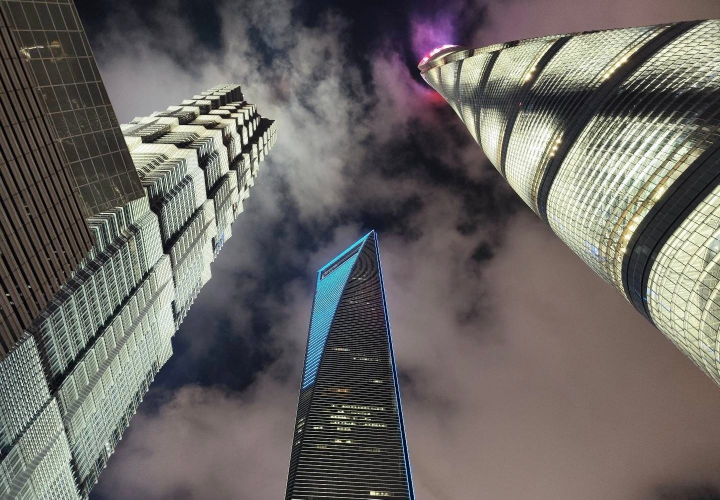
#> input picture hero/lujiazui-source.jpg, 1440 x 999 px (shown at 1/2 size)
$ python build-hero.py
#> lines starting #> are read from the running program, lines starting #| are printed output that depends on the picture
"""Hero plate generation. Dev-only; the site never runs this.

The source is the owner's own photograph (a looking-up frame of the Lujiazui
towers). Six files come out of it: the three full-colour cuts the page used
until the palette was rebuilt, and the three duotone cuts it uses now.

  hero/lujiazui.jpg        the whole frame, 1440x999. The delivered file is
                           already 1440px wide, so nothing here is upscaled
                           and nothing is invented.
  hero/lujiazui-1200.jpg   the same frame at 1200w for narrower desktops.
  hero/lujiazui-tall.jpg   a native portrait slice, 462x999, for viewports
                           under 3/4 aspect. It is the SAME pixels
                           centre-cropped, not the wide frame stretched, so a
                           phone gets a real 1:2.16 window instead of a 1:1.44
                           picture squashed through object-fit.

  hero/lujiazui-duo*.jpg   the same three cuts with the plate's LUMINANCE
                           mapped onto the palette's blue ramp. index.html
                           loads these, not the full-colour pair above, which
                           stay in the repo the way hero/nebula*.jpg does.

Why the grade is baked here and not written as a CSS filter: the plate is the
one image the interface is allowed to recolour, and a `filter` on it would be
the first runtime filter on the site. Grading offline also means the browser
gets one plain JPEG, no extra composite, and the ramp is reproducible.

Quality 86 / 4:2:0 / progressive for the colour cuts, 88 for the duo (the
duotone has no chroma noise to hide, and it is the one that ships). No
sharpening, no colour grade beyond what each family above states.

Usage:  .venv/Scripts/python.exe archive/hero-refresh/build-hero.py
"""
import os
from PIL import Image, ImageEnhance, ImageOps

ROOT = os.path.dirname(os.path.dirname(os.path.dirname(os.path.abspath(__file__))))
SRC = os.path.join(ROOT, "hero", "lujiazui-source.jpg")
OUT = os.path.join(ROOT, "hero")

# the tall cut's aspect. 390x844 is 1:2.164; the slice keeps a hair more width
# so object-fit: cover trims 3% instead of 10%.
TALL_RATIO = 1.0 / 2.16

# The duotone ramp. Five stops, interpolated in sRGB, keyed on the source's
# grayscale. Both ends are deliberate:
#   - the floor is --sky-900, the same value .hero paints behind the plate, so
#     the letterbox object-fit: cover exposes on a phone is invisible;
#   - the ceiling is sky-400, NOT white. A highlight that reaches paper-white
#     leaves the 190px wordmark nothing to stand on - no scrim thick enough to
#     fix it also flattens the picture. Measured on this plate with the scrim
#     in css/style.css section 7, the worst pixel behind the mark is 4.10:1
#     with the ceiling where it is.
# The middle stops are the ramp's own colours, not CSS tokens: nothing on the
# page paints them, and DESIGN.md 1.1 wants primitives to earn their place.
DUO_RAMP = [
    (0.00, (0x08, 0x16, 0x26)),   # --sky-900
    (0.34, (0x0E, 0x2E, 0x46)),
    (0.62, (0x18, 0x58, 0x7E)),
    (0.86, (0x30, 0x8A, 0xB6)),
    (1.00, (0x6E, 0xC4, 0xE6)),   # sky-400, held short of white
]
DUO_CONTRAST = 1.18
DUO_LIFT = 0.98


def save(im, path, quality=86):
    im.save(path, "JPEG", quality=quality, optimize=True, progressive=True, subsampling=2)
    print("%-34s %sx%s  %.0f KB" % (os.path.basename(path), im.width, im.height, os.path.getsize(path) / 1024))


def ramp_lut(stops, size=256):
    """A 768-entry lookup for Image.point(), which reads it as three blocks of
    256 - all reds, then all greens, then all blues. Interpolating per channel
    keeps the ramp a straight sRGB lerp between the stops."""
    channels = [[], [], []]
    for i in range(size):
        t = i / (size - 1)
        for j in range(len(stops) - 1):
            t0, c0 = stops[j]
            t1, c1 = stops[j + 1]
            if t0 <= t <= t1:
                k = (t - t0) / (t1 - t0) if t1 != t0 else 0.0
                for ch in range(3):
                    channels[ch].append(int(round(c0[ch] + (c1[ch] - c0[ch]) * k)))
                break
        else:
            for ch in range(3):
                channels[ch].append(stops[-1][1][ch])
    return channels[0] + channels[1] + channels[2]


def duotone(im):
    g = ImageOps.grayscale(im)
    g = ImageEnhance.Contrast(g).enhance(DUO_CONTRAST)
    g = g.point(lambda v: min(255, int(v * DUO_LIFT)))
    return Image.merge("RGB", (g, g, g)).point(ramp_lut(DUO_RAMP))


def main():
    src = Image.open(SRC).convert("RGB")
#> src is the input picture: PIL image 1440x999 RGB; mean R, G, B 105.8, 102, 98.7
    print("source %sx%s" % src.size)
#| source 1440x999
    w, h = src.size
#> w = 1440; h = 999

    # the tall cut, off the same frame: the middle tower runs down the middle
    # of this photograph, so the tall window is the middle of the frame.
    tw = round(h * TALL_RATIO)
#> tw = 462
    left = (w - tw) // 2
#> left = 489
    tall = src.crop((left, 0, left + tw, h))
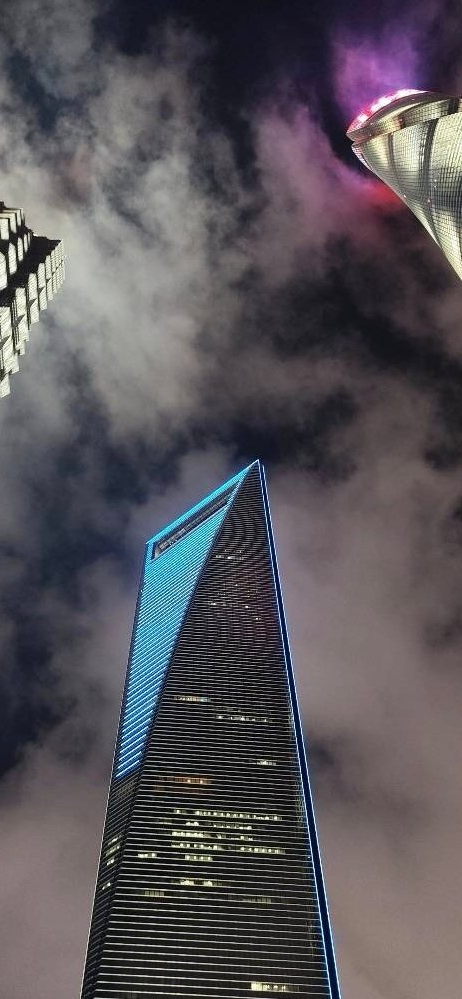
#> tall: PIL image 462x999 RGB; mean R, G, B 87, 83.3, 88.7
    tall_duo = duotone(tall)
#> in duotone, `g = ImageOps.grayscale(im)`:
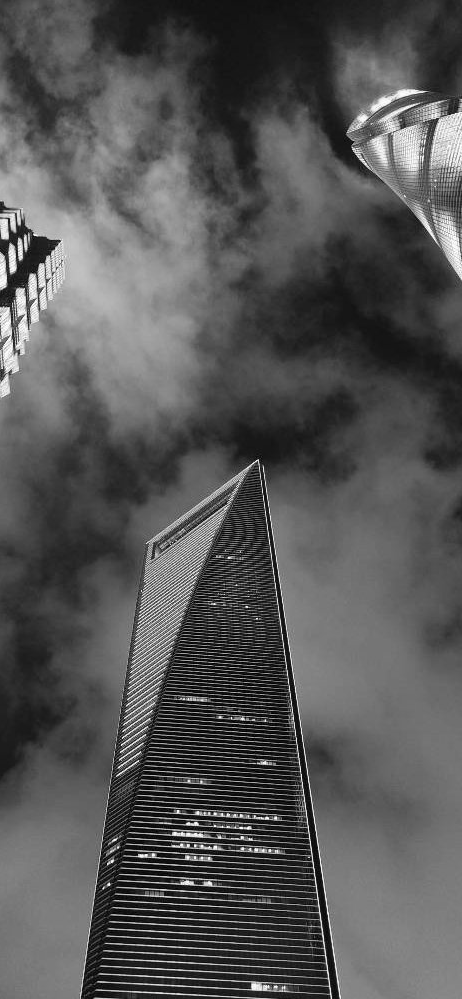
#> g: PIL image 462x999 L; min 0, max 255, mean 85
#> in duotone, `return Image.merge("RGB", (g, g, g)).point(ramp_lut(DUO_RAMP))`:
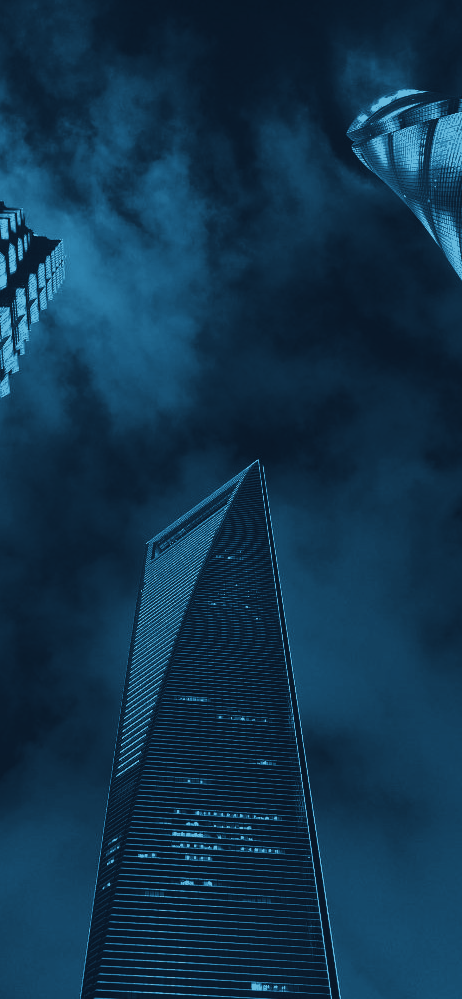
#> returned value: PIL image 462x999 RGB; mean R, G, B 16.5, 52.2, 77.4

    print("full colour (kept, not loaded by the page)")
    save(src, os.path.join(OUT, "lujiazui.jpg"))
#| lujiazui.jpg                       1440x999  343 KB
    if w > 1200:
        save(src.resize((1200, round(h * 1200 / w)), Image.LANCZOS),
             os.path.join(OUT, "lujiazui-1200.jpg"))
#> call 2 of save, with path = 'hero/lujiazui-1200.jpg', quality = 86
#> in save (call 2), `im.save(path, "JPEG", quality=quality, optimize=True, progressive=True..`:
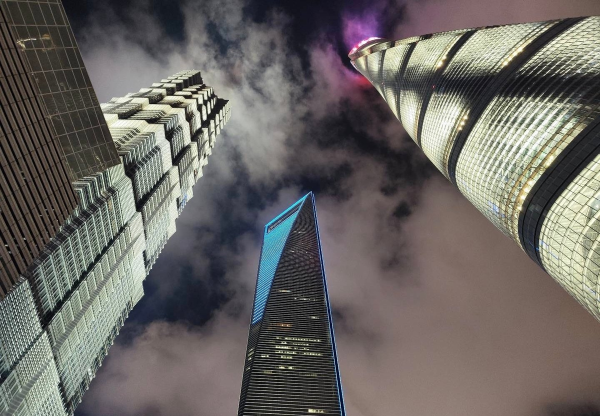
#> saved as lujiazui-1200.jpg: PIL image 1200x832 RGB (shown at 1/2 size); mean R, G, B 105.8, 102, 98.7
#| lujiazui-1200.jpg                  1200x832  246 KB
    save(tall, os.path.join(OUT, "lujiazui-tall.jpg"))
#| lujiazui-tall.jpg                  462x999  86 KB

    print("duotone (this is what the page loads)")
    duo = duotone(src)
#> in duotone (call 2), `g = ImageOps.grayscale(im)`:
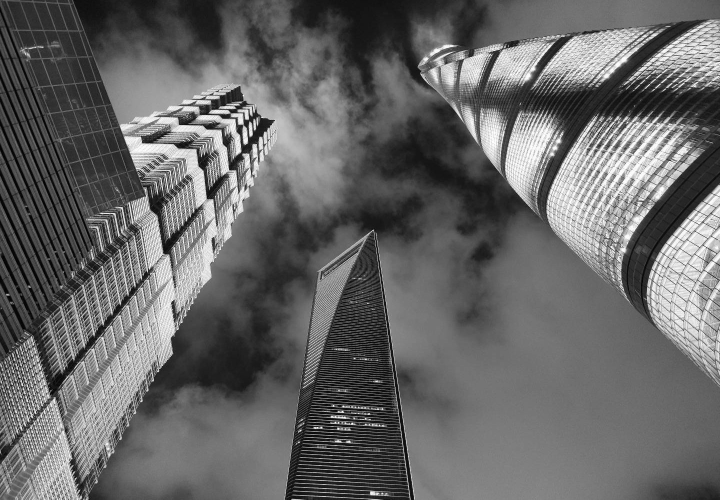
#> g: PIL image 1440x999 L (shown at 1/2 size); min 0, max 255, mean 102.8
#> in duotone (call 2), `return Image.merge("RGB", (g, g, g)).point(ramp_lut(DUO_RAMP))`:
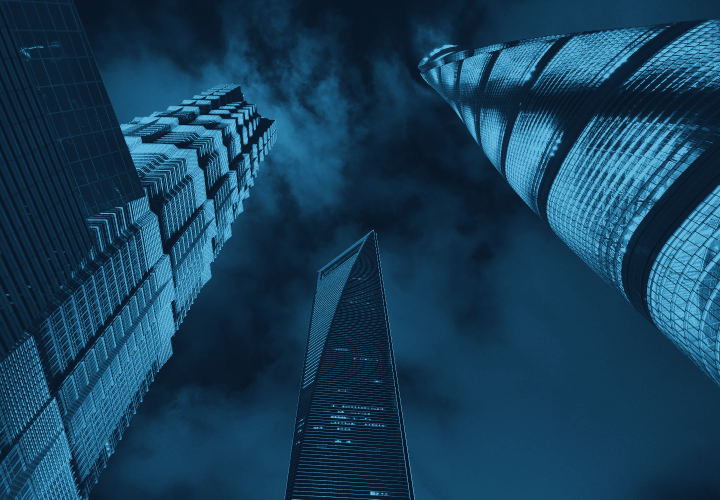
#> returned value: PIL image 1440x999 RGB (shown at 1/2 size); mean R, G, B 22, 63.3, 90.2
    save(duo, os.path.join(OUT, "lujiazui-duo.jpg"), quality=88)
#| lujiazui-duo.jpg                   1440x999  320 KB
    if w > 1200:
        save(duo.resize((1200, round(h * 1200 / w)), Image.LANCZOS),
             os.path.join(OUT, "lujiazui-duo-1200.jpg"), quality=88)
#> in save (call 5), `im.save(path, "JPEG", quality=quality, optimize=True, progressive=True..`:
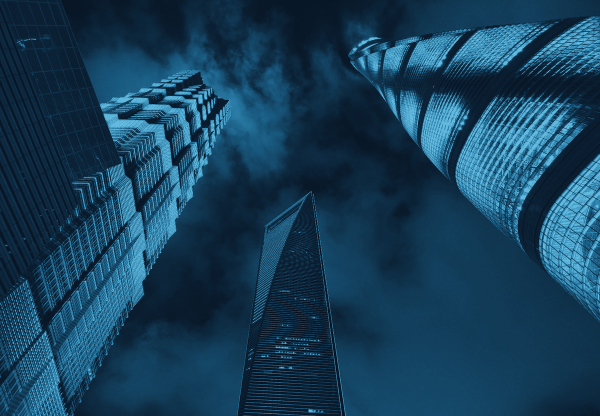
#> saved as lujiazui-duo-1200.jpg: PIL image 1200x832 RGB (shown at 1/2 size); mean R, G, B 22, 63.3, 90.2
#| lujiazui-duo-1200.jpg              1200x832  217 KB
#| lujiazui-duo-tall.jpg              462x999  72 KB
    save(tall_duo, os.path.join(OUT, "lujiazui-duo-tall.jpg"), quality=88)


if __name__ == "__main__":
    main()

$ run again, with hero/launch-original.jpg copied over hero/lujiazui-source.jpg
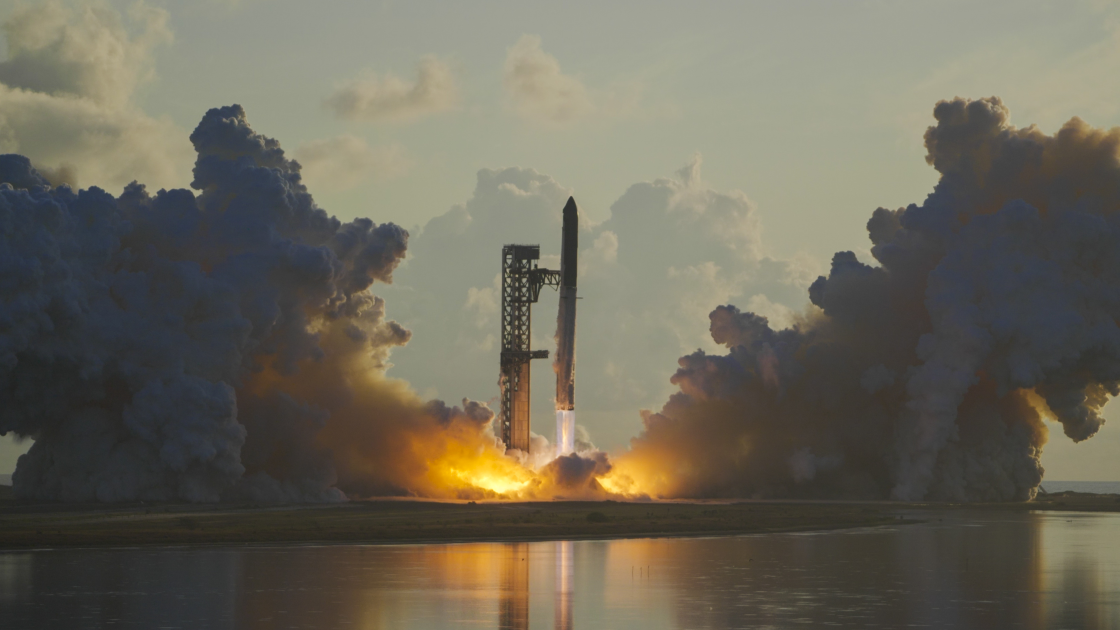
#> input picture hero/launch-original.jpg, 3360 x 1890 px (shown at 1/3 size)
#> in main, src is the input picture: PIL image 3360x1890 RGB; mean R, G, B 108.6, 104, 89.9
#| source 3360x1890
#> in duotone, `return Image.merge("RGB", (g, g, g)).point(ramp_lut(DUO_RAMP))`:
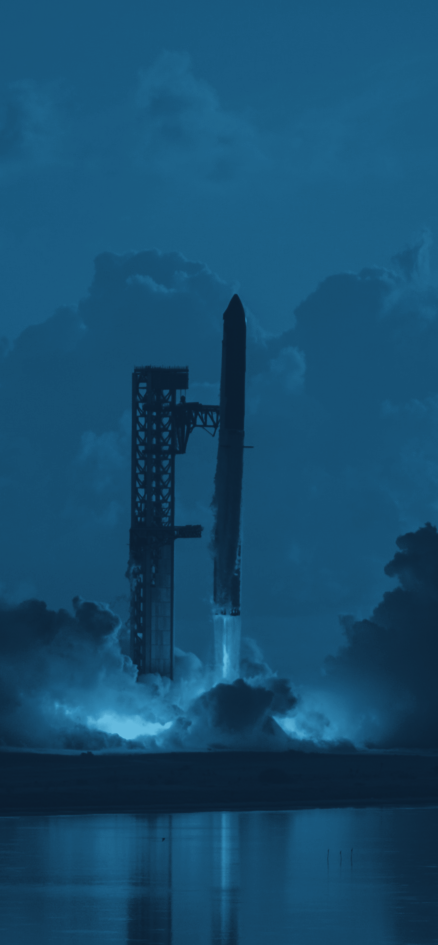
#> returned value: PIL image 875x1890 RGB (shown at 1/2 size); mean R, G, B 21.8, 76.1, 109.5
#| lujiazui.jpg                       3360x1890  365 KB
#| lujiazui-1200.jpg                  1200x675  64 KB
#| lujiazui-tall.jpg                  875x1890  108 KB
#| lujiazui-duo.jpg                   3360x1890  220 KB
#> in save (call 5), `im.save(path, "JPEG", quality=quality, optimize=True, progressive=True..`:
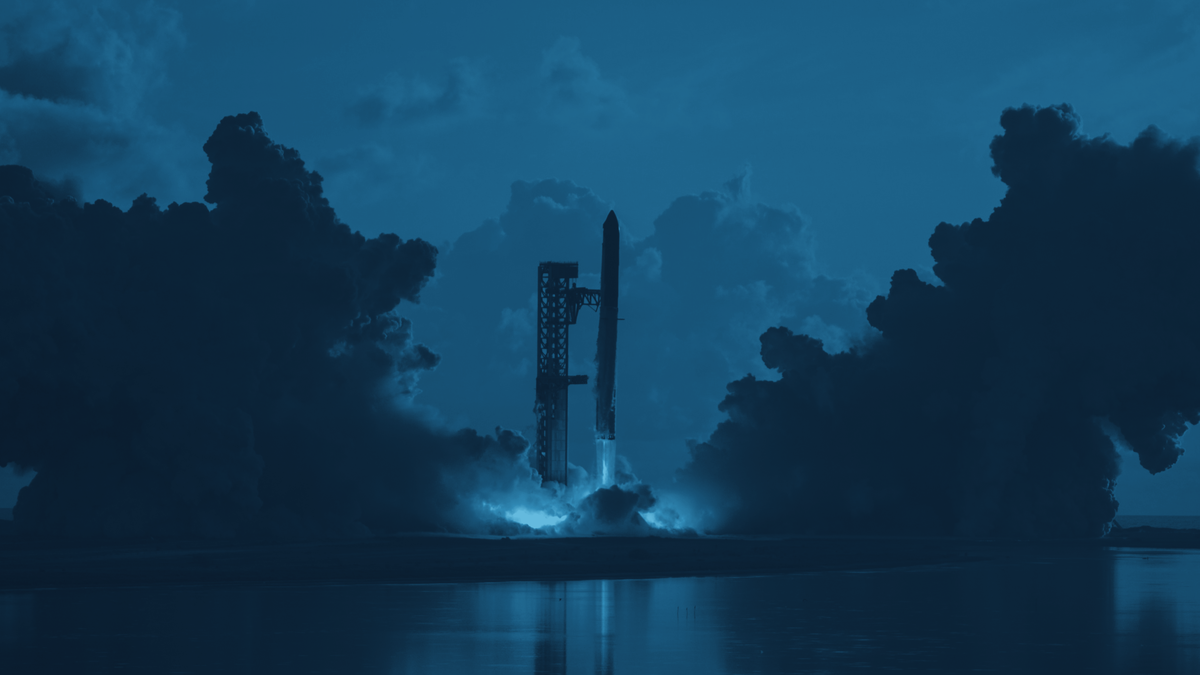
#> saved as lujiazui-duo-1200.jpg: PIL image 1200x675 RGB; mean R, G, B 18, 60.8, 89.2
#| lujiazui-duo-1200.jpg              1200x675  43 KB
#| lujiazui-duo-tall.jpg              875x1890  82 KB
